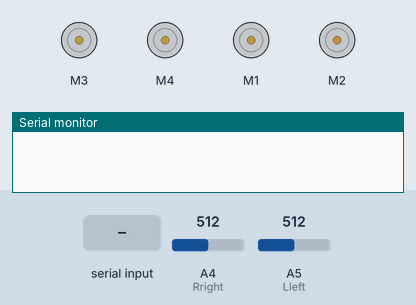
The sketch below on a simulated Arduino Uno, built with avr-gcc and run on an emulated ATmega328P. Parts: 4 × DC motor (green arrow = forward, orange = backward, longer = faster), the last lines printed to the serial monitor. Inputs (shaded band) come from the test bench; at power-on: A4 (Rright) = 512, A5 (Lleft) = 512.

Above: at 1.2 s.
1.3 s: "W" received over Serial
At 2.0 s:
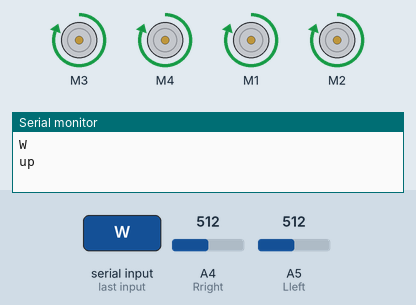
4.3 s: "F" received over Serial
At 7.1 s:
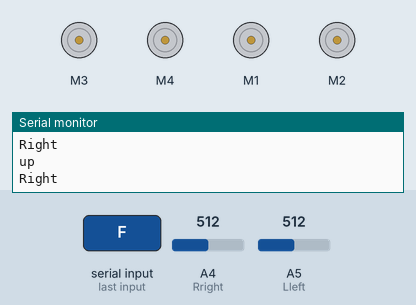
7.3 s: "B" received over Serial
At 7.8 s:
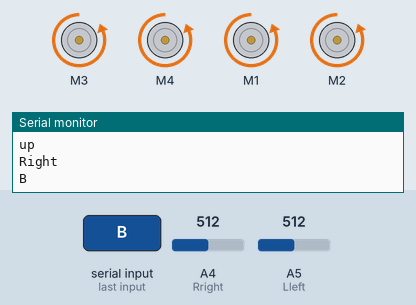
8.8 s: "L" received over Serial
At 10.0 s:
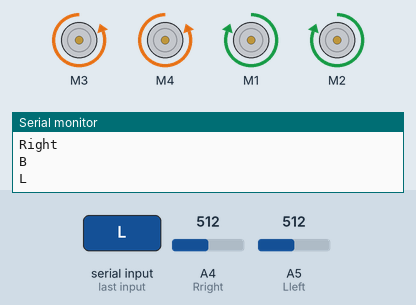
10.3 s: "X" received over Serial
At 11.3 s:
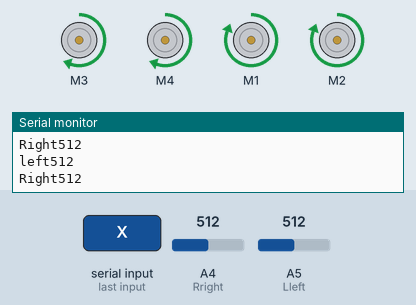
11.8 s: "x" received over Serial
At 13.0 s:
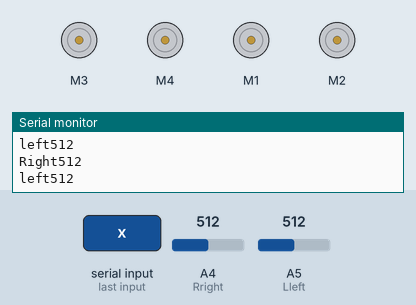
Timing chart, 0 to 14.3 s (numbered marks = the images above; inputs shaded):
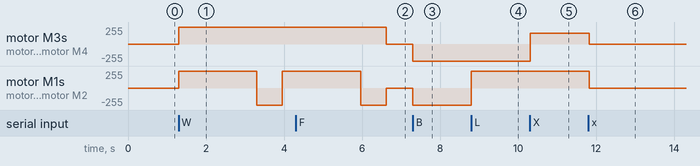

The sketch:

Project_Code.ino
```cpp
#include <AFMotor.h>
#define Max_Speed 255
#define Min_Speed 159
#define Lleft A5
#define Rright A4

//initial motors pin
AF_DCMotor motor1(3);
AF_DCMotor motor2(4);
AF_DCMotor motor3(1);
AF_DCMotor motor4(2);


char command;

void setup()
{
  pinMode(Lleft, INPUT);
  pinMode(Rright, INPUT);
  Serial.begin(9600);  //Set the baud rate to your Bluetooth module.

}


void loop() {
  if (Serial.available() > 0) {
    command = Serial.read();
    Stop(); //initialize with motors stoped
    //Change pin mode only if new command is different from previous.
    Serial.println(command);
    switch (command) {
      case 'F':
        forward();
        break;
      case 'B':
        back();
        break;
      case 'L':
        left();
        break;
      case 'R':
        right();
        break;
      case 'W':
        Square();
        break;
      case 'U':
        Circle();
        break;
      case 'V':
        Star ();
        break;
      case 'X':
        LineFollower();
        break;
    }
  }

}

void forward()
{
  motor1.setSpeed(Max_Speed); //Define maximum velocity
  motor1.run(FORWARD); //rotate the motor clockwise
  motor2.setSpeed(Max_Speed); //Define maximum velocity
  motor2.run(FORWARD); //rotate the motor clockwise
  motor3.setSpeed(Max_Speed);//Define maximum velocity
  motor3.run(FORWARD); //rotate the motor clockwise
  motor4.setSpeed(Max_Speed);//Define maximum velocity
  motor4.run(FORWARD); //rotate the motor clockwise
}

void back()
{
  motor1.setSpeed(Max_Speed); //Define maximum velocity
  motor1.run(BACKWARD); //rotate the motor anti-clockwise
  motor2.setSpeed(Max_Speed); //Define maximum velocity
  motor2.run(BACKWARD); //rotate the motor anti-clockwise
  motor3.setSpeed(Max_Speed); //Define maximum velocity
  motor3.run(BACKWARD); //rotate the motor anti-clockwise
  motor4.setSpeed(Max_Speed); //Define maximum velocity
  motor4.run(BACKWARD); //rotate the motor anti-clockwise
}

void left()
{
  motor1.setSpeed(Max_Speed); //Define maximum velocity
  motor1.run(BACKWARD); //rotate the motor anti-clockwise
  motor2.setSpeed(Max_Speed); //Define maximum velocity
  motor2.run(BACKWARD); //rotate the motor anti-clockwise
  motor3.setSpeed(Max_Speed); //Define maximum velocity
  motor3.run(FORWARD);  //rotate the motor clockwise
  motor4.setSpeed(Max_Speed); //Define maximum velocity
  motor4.run(FORWARD);  //rotate the motor clockwise
}

void right()
{
  motor1.setSpeed(Max_Speed); //Define maximum velocity
  motor1.run(FORWARD); //rotate the motor clockwise
  motor2.setSpeed(Max_Speed); //Define maximum velocity
  motor2.run(FORWARD); //rotate the motor clockwise
  motor3.setSpeed(Max_Speed); //Define maximum velocity
  motor3.run(BACKWARD); //rotate the motor anti-clockwise
  motor4.setSpeed(Max_Speed); //Define maximum velocity
  motor4.run(BACKWARD); //rotate the motor anti-clockwise
}

void Stop()
{
  motor1.setSpeed(0); //Define minimum velocity
  motor1.run(RELEASE); //stop the motor when release the button
  motor2.setSpeed(0); //Define minimum velocity
  motor2.run(RELEASE); //rotate the motor clockwise
  motor3.setSpeed(0); //Define minimum velocity
  motor3.run(RELEASE); //stop the motor when release the button
  motor4.setSpeed(0); //Define minimum velocity
  motor4.run(RELEASE); //stop the motor when release the button
}


void Square()
{


  for (int i = 0 ; i < 4 ; i++)
  {
    forward();
    Serial.println ("up");
    delay (2000);

    right();
    Serial.println ("Right");
    delay(656);
    if (Serial.available() > 0) {
    int Lcommand = Serial.read();
    if (Lcommand != 0) {
      Stop();
      break;
    }
  }
  }
  Stop();
}

void Circle()
{


  for (int i = 0 ; i < 75 ; i++)
  {
    forward();
    Serial.println ("up");
    delay (75);
    right();
    Serial.println ("Right");
    delay(75);
    if (Serial.available() > 0) {
    int Lcommand = Serial.read();
    if (Lcommand == 'u') {
      Stop();
      break;
    }
  }
  }
  Stop();
}


void Star()
{
  for (int i = 0 ; i < 5 ; i++)
  {

   forward();
    delay (1000);
    right();
    delay(970);
    forward();
    delay (1000);
    left();
    delay(600);
  }
  Stop();

}

void LineFollower()
{
  while (1) {
    if (Serial.available() > 0) {
      int Lcommand = Serial.read();
      if (Lcommand == 'x') {
        Stop();
        break;
      }
    }


    int rLeft = analogRead(Lleft);
    int rRight = analogRead(Rright);
    Serial.print("Right");
    Serial.println(rRight);

    Serial.print("left");
    Serial.println(rLeft);


    if (analogRead(Lleft) < 700 && analogRead(Rright) < 700) {

      //forward();
      motor1.setSpeed(Min_Speed); //Define maximum velocity
      motor1.run(FORWARD); //rotate the motor clockwise
      motor2.setSpeed(Min_Speed); //Define maximum velocity
      motor2.run(FORWARD); //rotate the motor clockwise
      motor3.setSpeed(Max_Speed);//Define maximum velocity
      motor3.run(FORWARD); //rotate the motor clockwise
      motor4.setSpeed(Max_Speed);//Define maximum velocity
      motor4.run(FORWARD); //rotate the motor clockwise

      Serial.print("Right");
      Serial.println(rRight);

      Serial.print("left");
      Serial.println(rLeft);

    }
    //line detected by left sensor
    else if (analogRead(Lleft) > 700 && analogRead(Rright) < 700) {

      //left();
      motor1.setSpeed(Min_Speed); //Define maximum velocity
      motor1.run(BACKWARD); //rotate the motor anti-clockwise
      motor2.setSpeed(Min_Speed); //Define maximum velocity
      motor2.run(BACKWARD); //rotate the motor anti-clockwise
      motor3.setSpeed(Min_Speed); //Define maximum velocity
      motor3.run(FORWARD);  //rotate the motor clockwise
      motor4.setSpeed(Min_Speed); //Define maximum velocity
      motor4.run(FORWARD);  //rotate the motor clockwise
      Serial.print("Right");
      Serial.println(Rright);

      Serial.print("left");
      Serial.println(Lleft);
    }
    //line detected by right sensor
    else if (analogRead(Lleft) < 700 && analogRead(Rright) > 700) {

      //right();
      motor1.setSpeed(Min_Speed); //Define maximum velocity
      motor1.run(FORWARD); //rotate the motor clockwise
      motor2.setSpeed(Min_Speed); //Define maximum velocity
      motor2.run(FORWARD); //rotate the motor clockwise
      motor3.setSpeed(Min_Speed); //Define maximum velocity
      motor3.run(BACKWARD); //rotate the motor anti-clockwise
      motor4.setSpeed(Min_Speed); //Define maximum velocity
      motor4.run(BACKWARD); //rotate the motor anti-clockwise
      Serial.print("Right");
      Serial.println(Rright);

      Serial.print("left");
      Serial.println(Lleft);
    }
    //line detected by none
    else if (analogRead(Lleft) > 700 && analogRead(Rright) > 700) {
      Serial.print("Right");
      Serial.println(Rright);

      Serial.print("left");
      Serial.println(Lleft);
      Stop();
    }

  }

}
```

Measured:
- after the input at 1.3 s, motor M3, motor M4: stopped → forward 255/255 at once; motor M1, motor M2: stopped → forward 255/255 at once, → backward 255/255 2.0 s later, → forward 255/255 0.66 s later
- after the input at 4.3 s, motor M3, motor M4: forward 255/255 → stopped after 2.3 s
- after the input at 7.3 s, motor M3, motor M4, motor M1, motor M2: stopped → backward 255/255 at once
- after the input at 8.8 s, motor M1, motor M2: backward 255/255 → forward 255/255 at once
- after the input at 10.3 s, motor M3, motor M4: backward 255/255 → forward 159/255 at once
- after the input at 11.8 s, motor M3, motor M4: forward 159/255 → stopped at once; motor M1, motor M2: forward 255/255 → stopped at once
